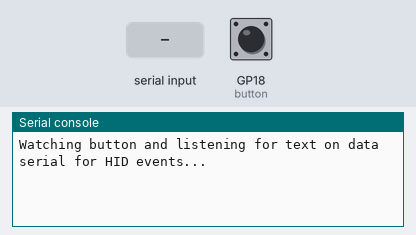
Recording of a program running on a simulated Raspberry Pi Pico running CircuitPython. Shown: the last lines printed to the serial console. The test bench sets the inputs (shaded band); at power-on: GP18 (button) HIGH. USB keyboard and mouse output is not drawn.

Above: at 1.2 s.
1.3 s: GP18 (button) pulled LOW for 0.15 s
At 2.3 s:
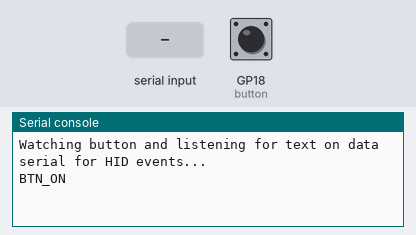
2.9 s: "1" received over the second serial link
At 3.9 s:
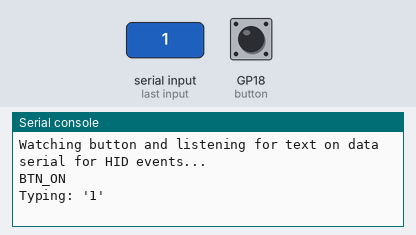
4.4 s: GP18 (button) pulled LOW for 1 s
At 5.9 s:
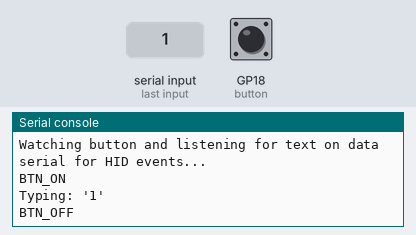
6.9 s: "0" received over the second serial link
At 8.1 s:
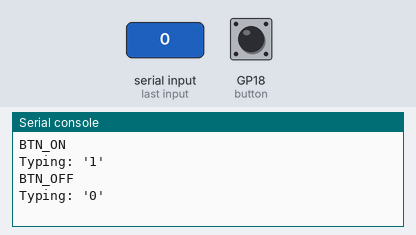

Measured:
- after the input at 1.3 s, the serial console: prints a new line after 0.16 s (image 1)
- after the input at 2.9 s, the serial console: prints a new line at once (image 2)
- after the input at 4.4 s, the serial console: prints a new line after 1.0 s (image 3)
- after the input at 6.9 s, the serial console: prints a new line at once (image 4)

The program:

code.py
```python
import usb_cdc
import usb_hid
from adafruit_hid.keyboard import Keyboard
from adafruit_hid.keyboard_layout_us import KeyboardLayoutUS
from adafruit_hid.keycode import Keycode
import board, digitalio, time

# Keyboard and layout config
kbd = Keyboard(usb_hid.devices)
layout = KeyboardLayoutUS(kbd)

# Button setup
button = digitalio.DigitalInOut(board.GP18)
button.switch_to_input(pull=digitalio.Pull.UP)

# Our serial port setup
data_serial = usb_cdc.data  # this is the "data" port

# Button toggle state
btn_state = False
prev_pressed = False

# Application banner
print("Watching button and listening for text on data serial for HID events...")
while True:
    # Check for button change and print state changes to REPL
    pressed = not button.value

    # Pressing the button toggles the state
    if prev_pressed and not pressed:  # Released after being pressed
        btn_state = not btn_state     # Toggle state
        print("BTN_ON" if btn_state else "BTN_OFF")
    prev_pressed = pressed

    # Read any text from host
    if data_serial.in_waiting:
        # Read data from whisper.cpp or other
        try:
            text = data_serial.read(data_serial.in_waiting).decode("utf-8")
        except Exception as e:
            print("Decode error:", e)
            text = ""
        text = text.strip("\r")

        # May need to expand this for special handling
        if text:
            print(f"Typing: {repr(text)}")
            layout.write(text)

    time.sleep(0.01)
```
